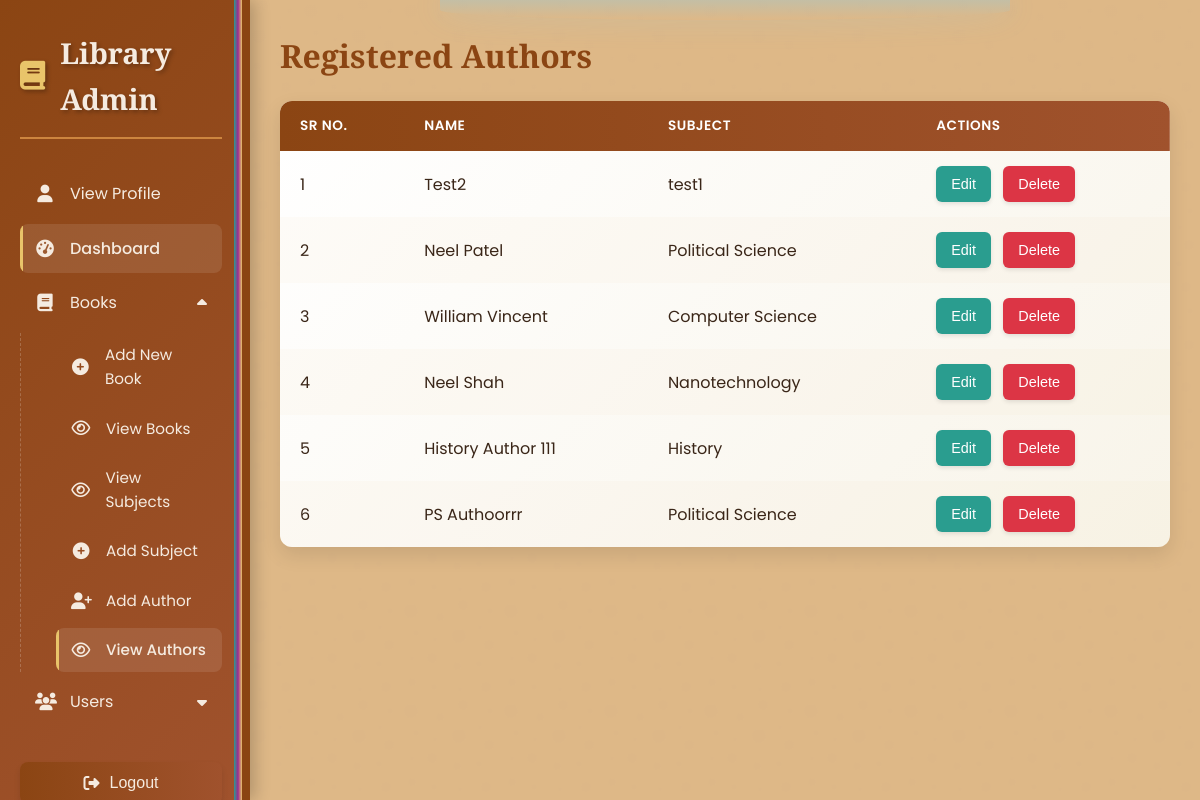
The app's page /viewauth/ (signed in) with its own data.
### Books/models.py (models this page shows, shortened)
class Author(models.Model):
    sub = models.ForeignKey(Subject, on_delete=models.CASCADE, verbose_name='Subject Name')
    name = models.CharField(max_length=50, verbose_name='Author\'s Name', unique=True)

class Subject(models.Model):
    sub = models.CharField(max_length=50, verbose_name='Subject Name', unique=True)
    def __str__(self):
        return self.sub

### Books/views.py (the view)
# urls.py: path('viewauth/', viewauth, name='viewauth'),
def viewauth(request):
    if request.user.is_authenticated and request.user.is_superuser:
        author = Author.objects.all()
        return render(request, 'home/vauth.html', {'auth': author})
    else:
        messages.info(request, 'Enter the Admin Credentials to view Admin Panel!')
        return redirect('signin')

### templates/home/vauth.html (shortened to what this page needs)
{% extends 'home/lms.html' %}
{% block body %}
<h1>Registered Authors</h1>
<table>
        <thead>
            <tr>
                <th>Sr No.</th>
                <th>Name</th>
                <th>Subject</th>
                <th>Actions</th>
            </tr>
        </thead>
        <tbody>
            {% for au in auth %}
            <tr>
                <td>{{forloop.counter}}</td>
                <td data-label="Author">{{au.name}}</td>
                <td data-label="Subject">{{au.sub}}</td>
                <td data-label="Actions">
                    <button class="edit-btn" onclick="window.location.href='{% url 'editauth' au.id %}'">Edit</button>
                    <form method="post" action="{% url 'delauth' au.id %}" style="display: inline;">
                        <button class="delete-btn">Delete</button>
                    </form>
                </td>
            </tr>
            {% endfor %}
        </tbody>
    </table>
{% endblock %}

### templates/home/lms.html (style rules this page uses)
* { margin: 0; padding: 0; box-sizing: border-box; }
:root { --wood-dark: #8B4513; --wood-medium: #A0522D; --wood-light: #CD853F; --wood-pale: #DEB887; --book-teal: #2A9D8F; --book-magenta: #9D2A8F; --book-yellow: #E9C46A; --text-dark: #3A2618; --text-light: #F5EBE0; --shadow: rgba(0, 0, 0, 0.2); --highlight: rgba(255, 255, 255, 0.1); }
body { font-family: 'Poppins', sans-serif; line-height: 1.6; color: var(--text-dark); display: flex; background-color: var(--wood-pale); }
h1, h2, h3, h4 { font-family: 'Playfair Display', serif; font-weight: 600; }
h1 { text-align: left; color: var(--wood-dark); margin-bottom: 20px; font-size: 2em; position: relative; }
table { width: 100%; border-collapse: separate; border-spacing: 0; font-size: 1rem; background: linear-gradient(135deg, #fff 0%, #f8f4e9 100%); border-radius: 12px; overflow: hidden; box-shadow: 0 8px 20px rgba(0, 0, 0, 0.1); margin-bottom: 30px; }
thead { background: linear-gradient(to right, var(--wood-dark), var(--wood-medium)); color: white; }
th, td { padding: 15px 20px; text-align: left; }
th { font-weight: 600; letter-spacing: 0.5px; text-transform: uppercase; font-size: 0.85em; }
tbody tr { border-bottom: 1px solid rgba(160, 82, 45, 0.1); transition: all 0.3s ease; }
tbody tr:nth-child(even) { background-color: rgba(222, 184, 135, 0.05); }
tbody tr:last-child { border-bottom: none; }
.edit-btn, .delete-btn, .sub-btn { border: none; padding: 10px 15px; font-size: 0.9rem; border-radius: 6px; cursor: pointer; transition: all 0.3s ease; font-weight: 500; display: inline-flex; align-items: center; justify-content: center; box-shadow: 0 2px 4px rgba(0, 0, 0, 0.1); }
.edit-btn { background-color: var(--book-teal); color: white; }
.delete-btn { background-color: #dc3545; color: white; margin-left: 8px; }

### records on screen
Author: name "Test2", sub "test1"
Author: name "Neel Patel", sub "Political Science"
Author: name "William Vincent", sub "Computer Science"
Author: name "Neel Shah", sub "Nanotechnology"
Author: name "History Author 111", sub "History"
Author: name "PS Authoorrr", sub "Political Science"
